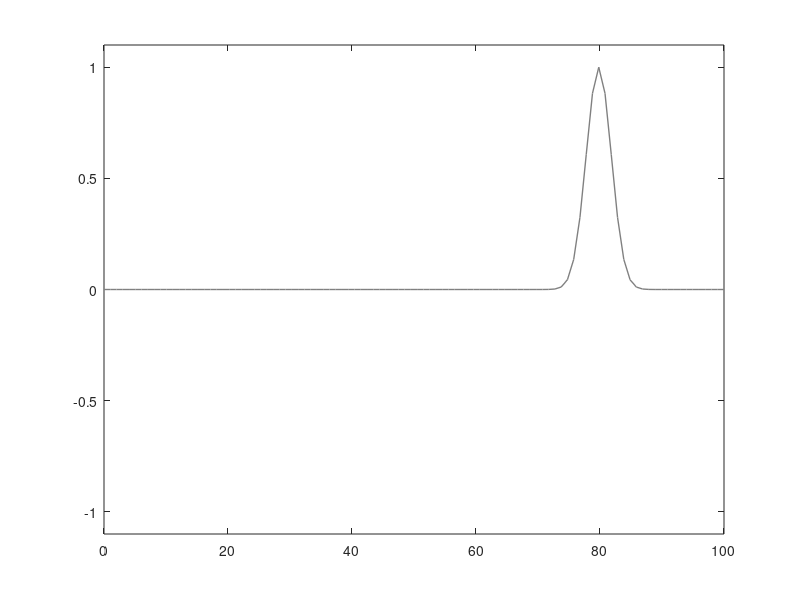
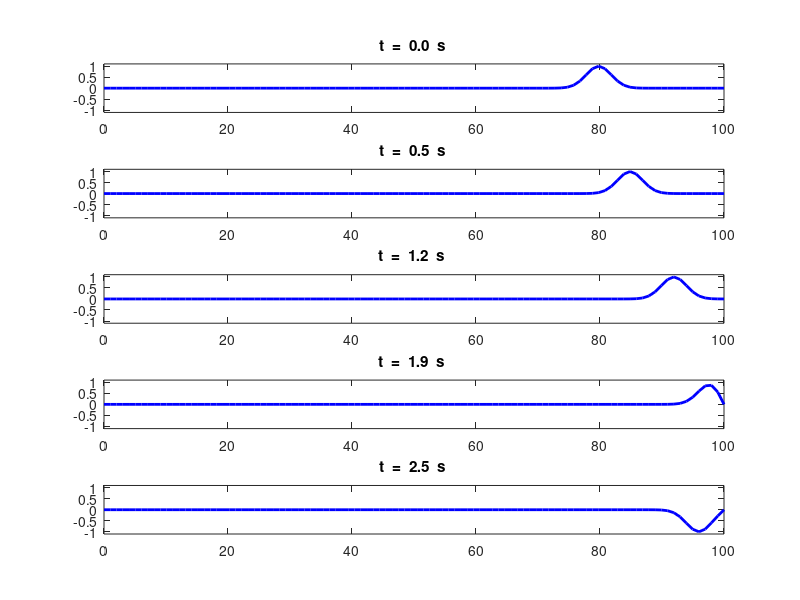

MATLAB code for these plots, in order: (Note: this script raises an error after producing the figures.)
% em_swe_01.m

% 14 nov 15
% Solving the scalar wave equation using the FDTD method
% Ian Cooper
% School of Physics, University of Sydney
% documentation: www.physics.usyd.edu.au/teach_res/mp/mphome.htm
% mscripts: www.physics.usyd.edu.au/teach_res/mp/mscripts

close all
clear all
clc
tic
% ========================================================================
% INPUTS
% ========================================================================

% Number of spatial grid points
  Nx = 100;
% Number of time steps
  Nt = 25;
% length of simulation region
   L = 100;
% wave or propagation speed
   v = 10;
% Courant number
   S = 1;

% ========================================================================
% SETUP
% ========================================================================

% Spatial grid spacing / time step / spatial grid
   hx = L / Nx;
   ht = S * hx / v;
   S2 = S^2;
   x = linspace(0, L , Nx);
   t = linspace(0,ht*Nt,Nt);
% Initialise wavefunction   
   u = zeros(Nx,Nt);

% Initialize wavefunction - pulse type (comment / uncomment flag)
    flag = 1;    % Gaussian pulse
   %  flag = 2;    % Rectangular pulse

if flag == 1
% Gaussian pulse inputs / 1st time step / 2nd time step
   A = 1;        % pulse amplitude
   s = 2;        % pulse width
   np = 80;      % pulse starting point given by index np
for nx = 2 : Nx-1   % time step nt = 1
   %  u(nx,1) = A .* exp(-0.5 .* ((x(nx)- x(np))./(s*hx)).^2);
    u(nx,1) = A .* exp(-0.5 .* ((nx-np)./s).^2);
end

for nx = 2 : Nx - 1   % time step 2
   %  u(nx,2) = A .* exp(-0.5 .* ((x(nx)-x(np) - v*ht)./(s*hx)).^2);
      u(nx,2) = A .* exp(-0.5 .* ((nx-np-1)./s).^2);
     %u(nx,2) = u(nx,1) - 0.5*S2*(u(nx+1,1) - 2*u(nx,1) + u(nx-1,1));
     %u(nx,2) =2*u(nx,1)-u(nx,1) + S2*(u(nx+1,1) - 2*u(nx,1)+u(nx-1,1)) ;  
 end
  %u(:,2) = u(:,1);
end

if flag == 2
% Rectangular pulse
   u(10:30,1) = 0.5;
   u(11:31,2) = 0.5;
end
%
%
% ========================================================================
% Solving the scalar wave equation FDTD   
% ========================================================================

for nt = 2 : Nt-1
    for nx = 2 : Nx-1
        u(nx,nt+1) = 2*u(nx,nt)- u(nx,nt-1)+ S2*(u(nx+1,nt) - 2*u(nx,nt) + u(nx-1,nt));     
    end
  % Boundary Conditions    comment / uncomment
      u(1, nt+1)  = 0;               % Fixed end
     u(Nx, nt+1) = 0;               % Fixed end
    %  u(Nx,nt+1) = u(Nx-1,nt+1);      % Free end
     % u(1,nt+1) = u(2,nt+1);          % Free end
    %  u(Nx,nt+1) = u(Nx-1,nt);      % ABC
end

% ========================================================================
% GRAPHICS
% ========================================================================
 
   figure(2)
      set(gcf,'units','normalized','position',[0.5,0.1,0.4,0.7]); 
      grid on
      col = 'b'; LW = 2; fs = 14;
      tm1 = 't  =  ';
      tm3 = '  s ';
      subplot(5,1,1)
         xP = x; yP = u(:,1);
         plot(xP, yP,col,'linewidth',LW);
         axis([0 L -1.1 1.1])
         tm2 = num2str(t(1),'%2.1f\n');
         tm = [tm1 tm2 tm3];
         title(tm);
      subplot(5,1,2)
         xP = x; yP = u(:,round(Nt/4));
         plot(xP, yP,col,'linewidth',LW);
         axis([0 L -1.1 1.1])
         tm2 = num2str(t(round(1*Nt/4)),'%2.1f\n');
         tm = [tm1 tm2 tm3];
         title(tm);
     subplot(5,1,3)
         xP = x; yP = u(:,round(2*Nt/4));
         plot(xP, yP,col,'linewidth',LW);
         axis([0 L -1.1 1.1]);
         tm2 = num2str(t(round(2*Nt/4)),'%2.1f\n');
         tm = [tm1 tm2 tm3];
         title(tm);
     subplot(5,1,4)
         xP = x; yP = u(:,round(3*Nt/4));
         plot(xP, yP,col,'linewidth',LW);
         axis([0 L -1.1 1.1]);
         tm2 = num2str(t(round(3*Nt/4)),'%2.1f\n');
         tm = [tm1 tm2 tm3];
         title(tm);
     subplot(5,1,5)
         xP = x; yP = u(:,round(Nt));
         plot(xP, yP,col,'linewidth',LW);
         axis([0 L -1.1 1.1]);
         tm2 = num2str(t(Nt),'%2.1f\n');
         tm = [tm1 tm2 tm3];
         title(tm);    
 
 % ========================================================================        
 %   ANIMATION: SAVE FILE AS animated gig
 % ========================================================================
 
   f_gif = 1;                 % flag: 0 animated gif NOT saved or 1 saved
   ag_name = 'ag_em_001.gif'; % file name for animated gif
   delay = 0.1;  % A scalar value 0 to 655 (inclusive)- specifies
                 % the delay in seconds before displaying the next image
 
% Setup for saving images (im)

 figure(1)
    set(gcf,'units','normalized','position',[0.05,0.1,0.4,0.3]);
    set(gcf,'color','w');
    grid on
    col = 'b'; LW = 2; fs = 14;
    c = 1;
    tm1 = 't  =  ';
    tm3 = '  s ';
  
    xP = x; yP = u(:,1); col = [0.5 0.5 0.5]; LW = 1;
    plot(xP, yP,'color',col,'linewidth',LW);
    axis([0 L -1.1 1.1]);
    
   % Ct = Nt/10;
    f = getframe(gcf);
    [im,map] = rgb2ind(f.cdata,256,'nodither');  %RGB to indexed images
        im(1,1,1,Nt) = 0;  
    
    
   LW = 2; col = [0.2 0.2 1];
   for nt = 1: Nt
      xP = x; yP = u(:,nt);
      plot(xP,yP,'color',col,'linewidth',LW);
      axis([0 L -1.1 1.1])
      grid on
      set(gca,'fontsize',fs);
      xlabel('x'); ylabel('u');
      tm2 = num2str(t(nt),3);
      tm = [tm1 tm2 tm3];
      title(tm);
      pause(0.1);
      drawnow;
     f = getframe(gcf);
     im(:,:,1,c) = rgb2ind(f.cdata,map,'nodither');
     c = c+1;
   end
   
     
         
if f_gif > 0

% im - images to be saved
% map - color map for images
% ag_name - file name for animated gif
% DelayTime - time delay in seconds between viewing images
% LoopCount - animated gif will continuously

imwrite(im,map,ag_name,'DelayTime',delay,'LoopCount',inf);

end     % end if 
% ========================================================================
toc
